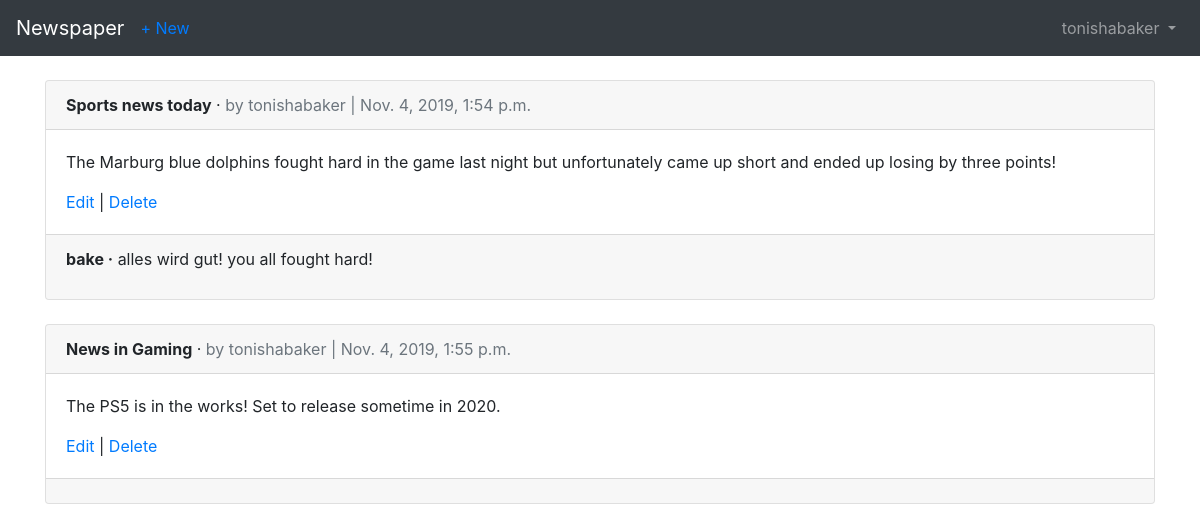
The page /articles/ (signed in) on the database its author committed.
### users/models.py (models this page shows)
class CustomUser(AbstractUser):
    age = models.PositiveIntegerField(null=True, blank=True)

### articles/models.py (models this page shows, shortened)
class Article(models.Model):
    title = models.CharField(max_length=255)
    body = models.TextField()
    date = models.DateTimeField(auto_now_add=True)
    author = models.ForeignKey(
        get_user_model(),
        on_delete=models.CASCADE,
    )

class Comment(models.Model):
    article = models.ForeignKey(Article, on_delete=models.CASCADE, related_name='comments')
    comment = models.CharField(max_length=140)
    author = models.ForeignKey(get_user_model(), on_delete=models.CASCADE)
    def __str__(self):
        return self.comment

### articles/views.py (the view)
# urls.py: path('', ArticleListView.as_view(), name='article_list'),
class ArticleListView(LoginRequiredMixin, ListView):
    model = Article
    template_name = 'article_list.html'

### templates/article_list.html (shortened to what this page needs)
{% extends 'base.html' %}
{% block content %}
{% for article in object_list  %}
<div class="card">
    <div class="card-header">
        <span class="font-weight-bold">{{ article.title }}</span> &middot;
        <span class="text-muted">by {{ article.author }} |
            {{ article.date }}</span>
    </div>
    <div class="card-body">
        <p>{{ article.body }}</p>
        <a href="{% url 'article_edit' article.pk %}">Edit</a> |
        <a href="{% url 'article_delete' article.pk %}">Delete</a>
    </div>
    <div class="card-footer">
        {% for comment in article.comments.all %}
        <p>
            <span class="font-weight-bold">{{ comment.author }} &middot;</span>
            {{ comment }}
        </p>
        {% endfor %}
    </div>
</div>
<br />
{% endfor %}
{% endblock content %}

### templates/base.html (shortened to what this page needs)
<html lang="en">
<head>
    <link rel="stylesheet" href="https://stackpath.bootstrapcdn.com/bootstrap/4.1.3/css/bootstrap.min.css"
>
</head>
<body>
    <nav class="navbar navbar-expand-md navbar-dark bg-dark mb-4">
        <a class="navbar-brand" href="{% url 'home' %}">Newspaper</a>
        {% if user.is_authenticated %}
        <ul class="navbar-nav mr-auto">
            <li class="nav-item"><a href="{% url 'article_new' %}">+ New</a></li>
        </ul>
        {% endif %}
        <div class="collapse navbar-collapse" id="navbarCollapse">
            {% if user.is_authenticated %}
            <ul class="navbar-nav ml-auto">
                <li class="nav-item">
                    <a class="nav-link dropdown-toggle" href="#" id="userMenu" data-toggle="dropdown"
                        aria-haspopup="true" aria-expanded="false">
                        {{ user.username }}
                    </a>
                </li>
            </ul>
            {% endif %}
        </div>
    </nav>
    <div class="container">
        {% block content %}
        {% endblock content %}
    </div>
</body>
</html>

### rows shown on the page
CustomUser: username "tonishabaker"
Article: title "Sports news today", author "tonishabaker", date "Nov. 4, 2019, 1:54 p.m.", body "The Marburg blue dolphins fought hard in the game last night but unfortunately came up short and ended up losing by three points!"
Comment: author "bake", comment "alles wird gut! you all fought hard!"
Article: title "News in Gaming", author "tonishabaker", date "Nov. 4, 2019, 1:55 p.m.", body "The PS5 is in the works! Set to release sometime in 2020."
